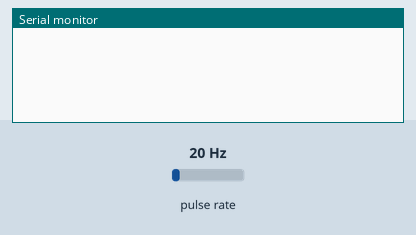
Bench run of a sketch on a simulated ESP8266 (NodeMCU). Parts: the last lines printed to the serial monitor. Wiring (inferred from the names in the program): pulse sensor: data D2. The inputs (shaded band) are chosen by the test bench; at power-on: pulse rate 20 Hz.

Above: at 1.2 s.
1.3 s: pulse rate (sensor on D2) set to 4 Hz
At 2.7 s:
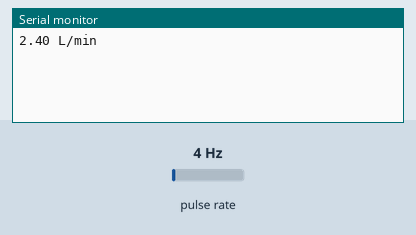
4.3 s: pulse rate (sensor on D2) set to 50 Hz
At 6.9 s:
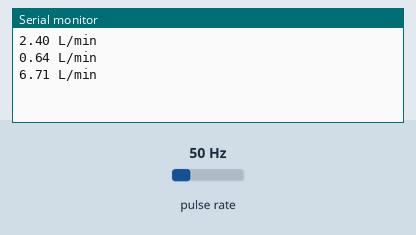
Timing chart, 0 to 8.4 s (numbered marks = the images above; inputs shaded):
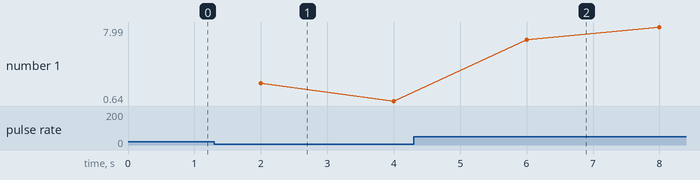

The sketch:

flowMeasure.ino
```cpp
#include <Arduino.h>

const uint8_t sensorPin = D2; // D2 → GPIO4
volatile unsigned long pulseCount = 0;

void ICACHE_RAM_ATTR increase()
{
    pulseCount++;
}

void setup()
{
    Serial.begin(115200);
    pinMode(sensorPin, INPUT_PULLUP);
    attachInterrupt(digitalPinToInterrupt(sensorPin),
                    increase,
                    FALLING);
}

void loop()
{
    static unsigned long lastTime = 0;
    if (millis() - lastTime >= 2000)
    {
        noInterrupts();
        unsigned long pulses = pulseCount;
        pulseCount = 0;
        interrupts();

        float flowLpm = (2.663f * pulses / 1000.0f) * 30.0f;
        Serial.print(flowLpm, 2);
        Serial.println(" L/min");

        lastTime += 2000;
    }
}
```

Measured:
- after the input at 1.3 s, the serial monitor: prints a new line after 0.70 s (image 1)
- after the input at 4.3 s, the serial monitor: prints a new line after 1.7 s (image 2)
- plotted number 1: 0.64 → 7.99 after the input at 4.3 s
